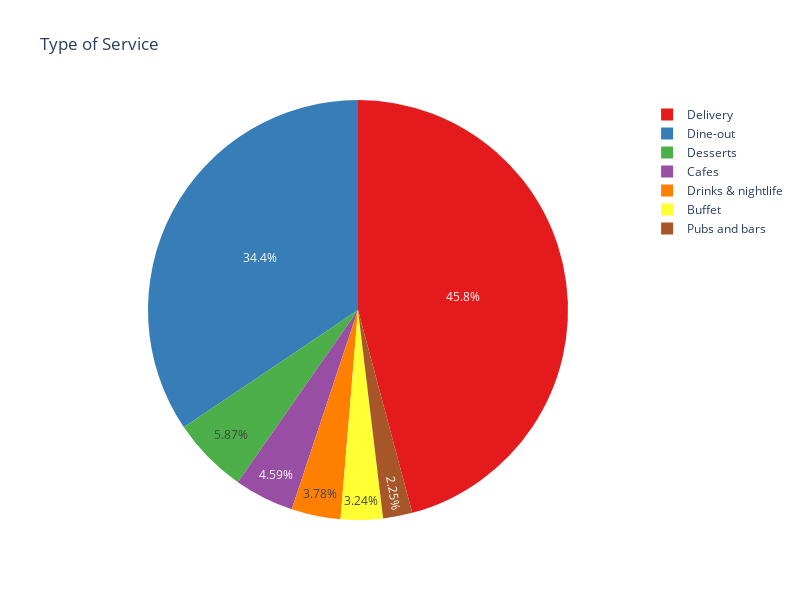

The code cell stored with this chart in its notebook:
### Markdown cell above
3.Type of Service available in the resaurants
----

### Code cell
fig = px.pie(df, values=df['meal_type'].value_counts(), names=df['meal_type'].value_counts().index,
             title='Type of Service', labels={'labels': 'Meal Type', 'values': 'Count'},
             color_discrete_sequence=px.colors.qualitative.Set1)


fig.update_layout(
    autosize=False,
    width=800,
    height=600)

fig.show()

### Figure 1 — Plotly figure (JSON) as saved in the notebook; plotly's stock layout.template omitted (floating-point values rounded to 4 significant figures)
{"data": [{"domain": {"x": [0, 1], "y": [0, 1]}, "hovertemplate": "label=%{label}<br>Count=%{value}<extra></extra>", "labels": ["Delivery", "Dine-out", "Desserts", "Cafes", "Drinks & nightlife", "Buffet", "Pubs and bars"], "legendgroup": "", "name": "", "showlegend": true, "type": "pie", "values": [10657, 8006, 1364, 1066, 879, 753, 523]}], "layout": {"autosize": false, "height": 600, "legend": {"tracegroupgap": 0}, "piecolorway": ["rgb(228,26,28)", "rgb(55,126,184)", "rgb(77,175,74)", "rgb(152,78,163)", "rgb(255,127,0)", "rgb(255,255,51)", "rgb(166,86,40)", "rgb(247,129,191)", "rgb(153,153,153)"], "title": {"text": "Type of Service"}, "width": 800}}
